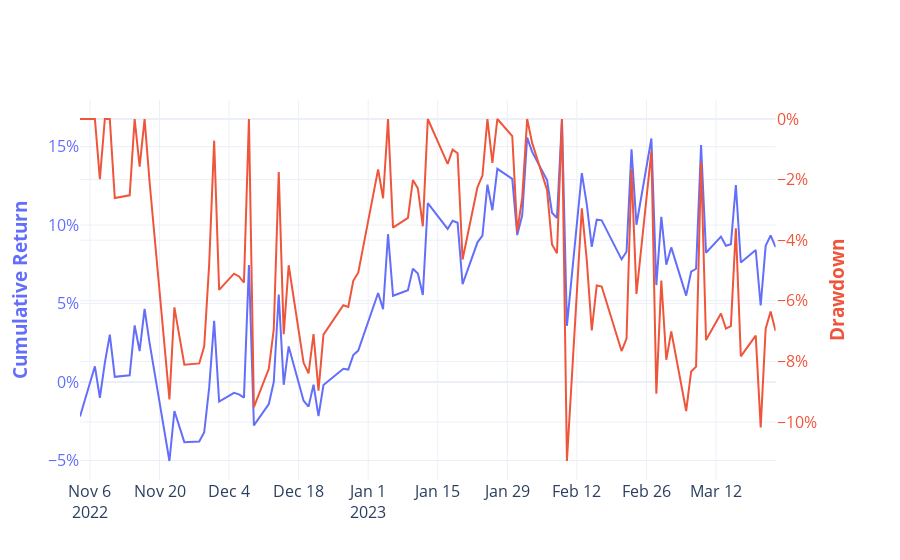

Here is the notebook cell this chart was saved with:
### Markdown cell above
### Plot drawdowns

### Code cell
cum_max = cum_ret.expanding().max()
drawdown = cum_ret/cum_max - 1

trace2 = go.Scatter(
    x = drawdown.index.to_list(),
    y = drawdown,
    mode="lines",
   hovertemplate="%{x}<br>drawdown = %{y:.2%}<extra></extra>"
)

fig = make_subplots(specs=[[{"secondary_y": True}]])
fig.add_trace(trace1, secondary_y=False)
fig.add_trace(trace2, secondary_y=True)

plotly_template = pio.templates["plotly_white"]
colors = plotly_template.layout.colorway

fig.update_yaxes(
    title_text="<b>Cumulative Return</b>", 
    title_font=dict(color=colors[0]), 
    color=colors[0], 
    tickformat=".0%", 
    secondary_y=False
)
fig.update_yaxes(
    title_text="<b>Drawdown</b>", 
    title_font=dict(color=colors[1]), 
    color=colors[1], 
    tickformat=".0%", 
    secondary_y=True
)

fig.update_layout(
    template="plotly_white",
    font_size=16,
    showlegend=False,
)

fig.write_image("cqa_figures/drawdown.jpeg")
fig.show()
